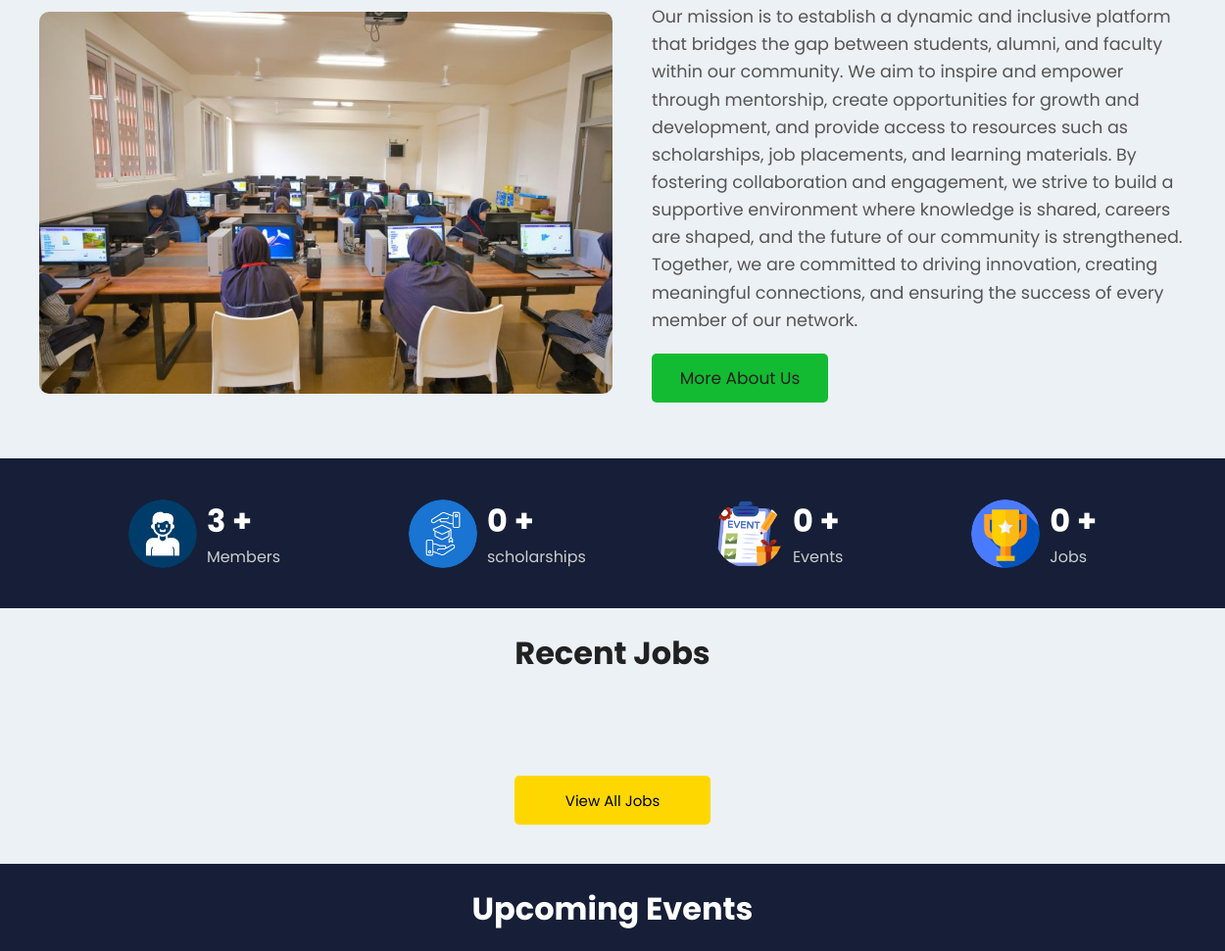
Before: / (middle part) with the older database file.
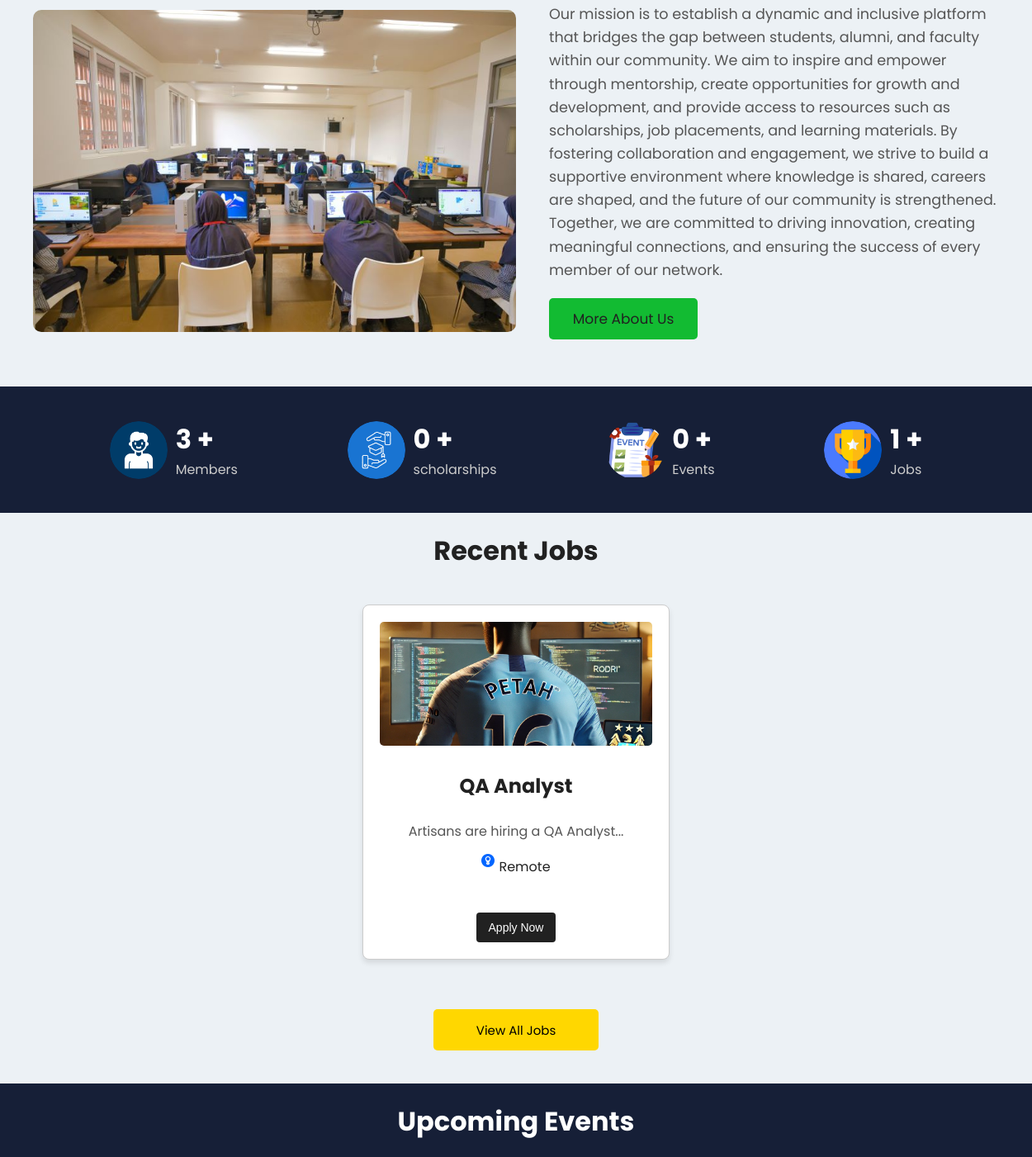
After: the same page with the newer database file.
### website/models.py (models this page shows)
class Jobs(db.Model):
    id = db.Column(db.Integer, primary_key = True)
    title = db.Column(db.String(100) , nullable = False)
    body = db.Column(db.String(1000) , nullable = False)
    location = db.Column(db.String(50) , nullable = False)
    job_type = db.Column(db.String(100) , nullable = False)
    link = db.Column(db.String(100) , nullable = False)
    image = db.Column(db.String(1000) , nullable = False)

### website/views.py (the view)
@views.route('/', methods = ['POST' , 'GET'])
def home():
    jobs = Jobs.query.all()
    events = Events.query.all()
    members = User.query.count()
    event = Events.query.count()
    internship = Jobs.query.count()
    scholarship = Scholarships.query.count()
    return render_template('home.html' , jobs = jobs, events = events, members = members, event = event, scholarship=scholarship, internship = internship)

### website/templates/home.html (shortened to what this page needs)
{% extends 'base.html' %} {% block title %} Home {% endblock %} {% block body %}
<div class="mission">
  <div class="mission-content">
    <img src="../static/images/comp lab.jpg" alt="mission image" />
    <p>
      Our mission is to establish a dynamic and inclusive platform that bridges
      the gap between students, alumni, and faculty within our community. We aim
      to inspire and empower through mentorship, create opportunities for growth
      and development, and provide access to resources such as scholarships, job
      placements, and learning materials. By fostering collaboration and
      engagement, we strive to build a supportive environment where knowledge is
      shared, careers are shaped, and the future of our community is
      strengthened. Together, we are committed to driving innovation, creating
      meaningful connections, and ensuring the success of every member of our
      network. <br />
      <a href= "{{ url_for('views.about') }}"><button>More About Us</button></a>
    </p>
  </div>
</div>
<div class="stats">
  <div class="members">
    <img src="../static/images/man.png" alt="" />
    <div>
      <h1> {{members}} +</h1>
      <p>Members</p>
    </div>
  </div>
  <div class="members">
    <img src="../static/images/scholarship.png" alt="" />
    <div>
      <h1> {{scholarship}} +</h1>
      <p>scholarships</p>
    </div>
  </div>
  <div class="members">
    <img src="../static/images/event-list.png" alt="" />
    <div>
      <h1> {{event}} +</h1>
      <p>Events</p>
    </div>
  </div>
  <div class="members">
    <img src="../static/images/award.png" alt="" />
    <div>
      <h1> {{internship}} +</h1>
      <p> Jobs </p>
    </div>
  </div>
</div>
<div style="background-color: #ECF1F5; color: #212121;">
  <h1 style="text-align: center;" > Recent Jobs </h1>
<div class="jobs">
  {% for job in jobs[:3] %}
    <div class="recent-jobs">
      <img src="{{ job.image }}" alt="an image here" />
      <h1>{{ job.title }}</h1>
      <p>{{ job.body[:100] }}...</p>
      <section>
        <img src="../static/images/location.png" alt="" />{{ job.location }}
      </section>
       <br>
      <a href="https://{{job.link}}"> <button>Apply Now</button> </a>
    </div>
{% endfor %}
</div>
<div class="view-all-jobs">
  <a href="/jobs"><button > View All Jobs </button></a>
</div>
</div>
<div style="background-color: #161F37; color: #ffffff;">
  <h1 style="text-align: center;" > Upcoming Events </h1>
</div>
{% endblock %}

Changed rows visible on the page:
added Jobs: image (picture), title "QA Analyst", body "Artisans are hiring a QA Analyst", location "Remote"
Other visible differences:
{{ internship }}: "0" → "1"
